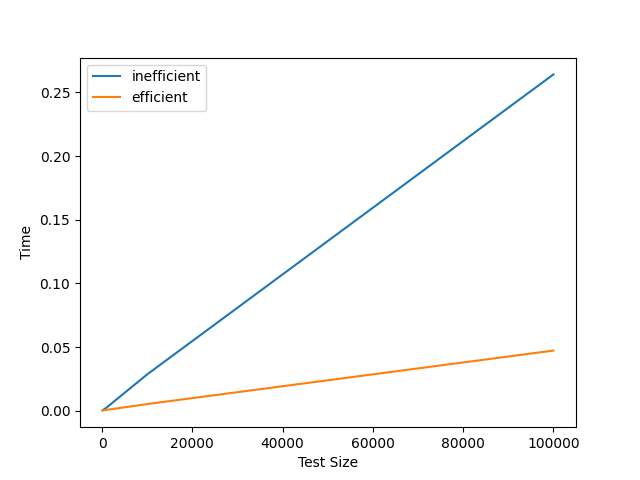

Reproduce this figure in Python.
import timeit
from matplotlib import pyplot as plt


def inefficient_search(array, target):
    for i in range(len(array)):
        if array[i] == target:
            return i
    return -1


def efficient_search(array, target):
    l = len(array) // 2
    L = array[:l]
    R = array[l:]
    if len(array) == 1:
        if array[0] == target:
            return 0
        else:
            return -1
    if array[l] == target:
        return l
    if array[l] > target:
        return efficient_search(L, target)
    if array[l] < target:
        return l + efficient_search(R, target)
    return -1


"""
4. Worst case for linear search: O(n)
Worst case for binary search: O(log n)
"""

test_sizes = [100, 1000, 10000, 100000]
inefficient_times = []
efficient_times = []
for test_size in test_sizes:
    arr = list(range(test_size))
    target = test_size // 10 * 8
    inefficient_times.append(timeit.timeit(lambda: inefficient_search(arr, target), number=100))
    efficient_times.append(timeit.timeit(lambda: efficient_search(arr, target), number=100))

plt.plot(test_sizes, inefficient_times, label="inefficient")
plt.plot(test_sizes, efficient_times, label="efficient")
plt.legend()
plt.xlabel("Test Size")
plt.ylabel("Time")
plt.savefig("ex4.2.png")
plt.show()
